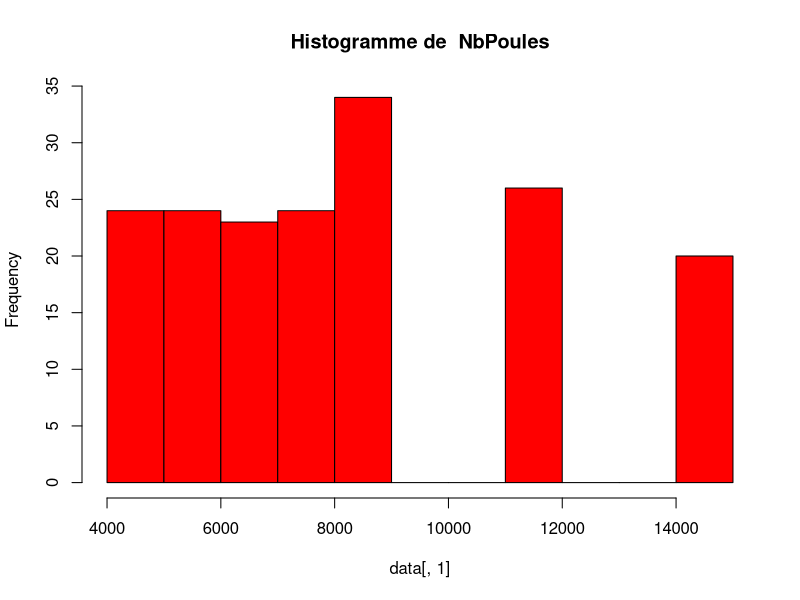

This chart was generated by the following R code:
## ---- chunk 1
knitr::opts_chunk$set(echo = TRUE, fig.pos= "h")
# library(FactoMineR)
library(knitr)
## ---- chunk 2
data_brute<-read.csv("envoi.csv", )
data<-data_brute[-1]

## ---- chunk 3
desc <- function(x){
  Moy <- mean(x,na.rm=TRUE)
  Mini<- min(x,na.rm=TRUE)
  Max<- max(x,na.rm=TRUE)
  E_type<- sd(x,na.rm=TRUE)

  rbind(Moy, Mini, Max, E_type)
  
}
## ---- chunk 4

  #print(names(data))
  titre <-names(data)
  tab<-desc(data[,1])
  kable(tab, caption = titre)

## ---- chunk 5
hist(data[,1], col="red", main=paste("Histogramme de ", names(data)))
